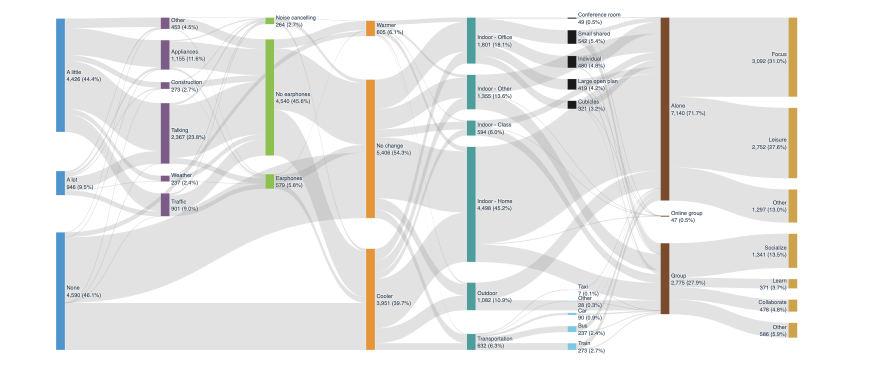
#> input picture figures/data_characterization/cozie-sankey-organized.png, 1750 x 760 px, found by its file name (shown at 1/2 size)
$ python annotate_sankey_headers.py
#> lines starting #> are read from the running program, lines starting #| are printed output that depends on the picture
"""Add column headers and a color key to the hand-organized survey-flow Sankey (Figure 8).

Presentation only: the source image (cozie-sankey-organized.png) is copied unchanged onto a
taller canvas, with a header band naming the survey question in each node column (using the
question wording of the micro-survey figure) and a footer key explaining node colors and band
widths. Node x-positions and colors were measured from the source image and match the stage
colors in the companion notebook's C1 Sankey cell.

Usage (from the repository root):
    python notebooks/annotate_sankey_headers.py
"""
from pathlib import Path

from PIL import Image, ImageDraw, ImageFont

FIG = Path("figures/data_characterization")
SRC = FIG / "cozie-sankey-organized.png"
OUT = FIG / "cozie-sankey-organized-labeled.png"

SCALE = 2          # upsample so added text renders crisply
HEADER_H = 78      # header band height (source px)
FOOTER_H = 34      # footer band height (source px)

# (center x of node column in source px, header lines, swatch colors for the stage(s) in the column)
COLUMNS = [
    (120, ["Noise Distraction", "Nearby?"], ["#4F94CD"]),
    (330, ["Kind of", "Noise?"], ["#7B5C87"]),
    (539, ["Wearing", "Earphones?"], ["#8CC152"]),
    (740, ["Thermal", "Preference"], ["#E5943A"]),
    (942, ["Location"], ["#4E9D9D"]),
    (1143, ["Kind of Office? /", "Kind of Transport?"], ["#1A1A1A", "#7FC6E4"]),
    (1330, ["Alone or", "in a Group?"], ["#7A4B2C"]),
    (1585, ["Activity", "(Alone / Group)"], ["#CDA24C"]),
]
FOOTER = ("Node color identifies the survey question (column header); grey band width is proportional "
          "to the number of responses along each path; conditional questions are answered only by the "
          "responses that reach them.")


def font(size, bold=False):
    candidates = (["/System/Library/Fonts/Supplemental/Arial Bold.ttf"] if bold else []) + [
        "/System/Library/Fonts/Supplemental/Arial.ttf", "DejaVuSans-Bold.ttf" if bold else "DejaVuSans.ttf"]
    for c in candidates:
        try:
            return ImageFont.truetype(c, size * SCALE)
        except OSError:
            continue
    return ImageFont.load_default()


def main():
    src = Image.open(SRC).convert("RGB")
    w, h = src.size
#> w = 1750; h = 760
    big = src.resize((w * SCALE, h * SCALE), Image.LANCZOS)
    canvas = Image.new("RGB", (w * SCALE, (h + HEADER_H + FOOTER_H) * SCALE), "white")
#> canvas: PIL image 3500x1744 RGB; every value is 255
    canvas.paste(big, (0, HEADER_H * SCALE))
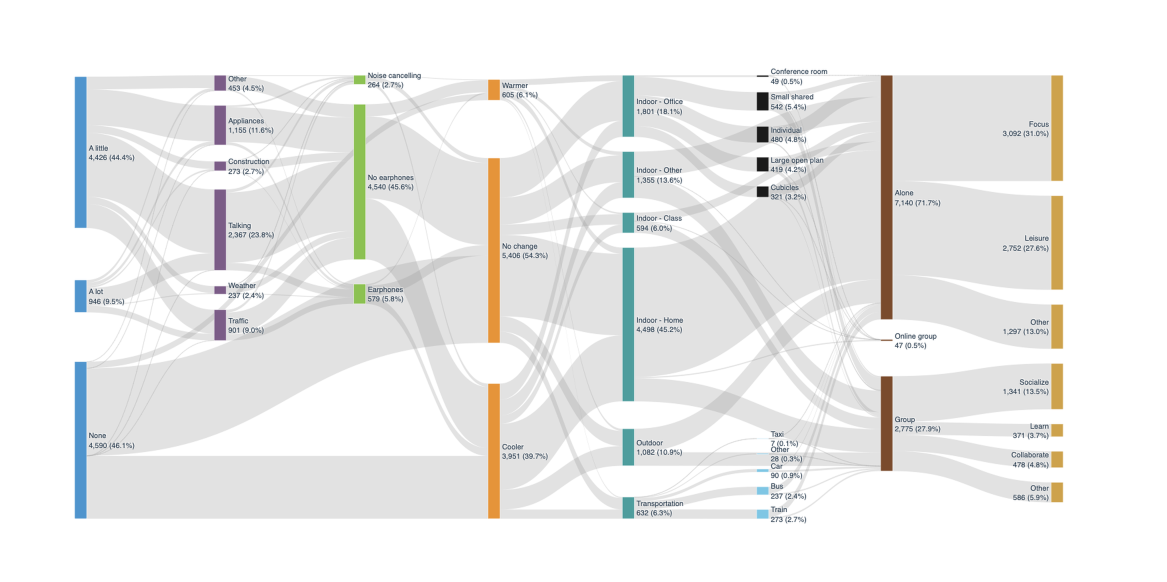
#> canvas: PIL image 3500x1744 RGB (shown at 1/3 size); mean R, G, B 236.2, 236.3, 235.4
    d = ImageDraw.Draw(canvas)

    f_head, f_foot = font(15, bold=True), font(12.5)
    sw, gap, line_h = 13 * SCALE, 2 * SCALE, 19 * SCALE
    for cx, lines, colors in COLUMNS:
        cx *= SCALE
        y0 = (HEADER_H * SCALE - len(lines) * line_h) // 2 + 6 * SCALE
        for i, text in enumerate(lines):
            tw = d.textlength(text, font=f_head)
            d.text((cx - tw / 2, y0 + i * line_h), text, font=f_head, fill="#2c3e50")
        # color swatch(es) above the header text act as the color key
        total = len(colors) * sw + (len(colors) - 1) * gap
        sx = cx - total / 2
        sy = y0 - sw - 5 * SCALE
        for c in colors:
            d.rectangle([sx, sy, sx + sw, sy + sw], fill=c, outline="#888888", width=1)
            sx += sw + gap

    tw = d.textlength(FOOTER, font=f_foot)
#> tw = 2664.4
    d.text(((w * SCALE - tw) / 2, (HEADER_H + h + 9) * SCALE), FOOTER, font=f_foot, fill="#555555")
    canvas.save(OUT, dpi=(300, 300))
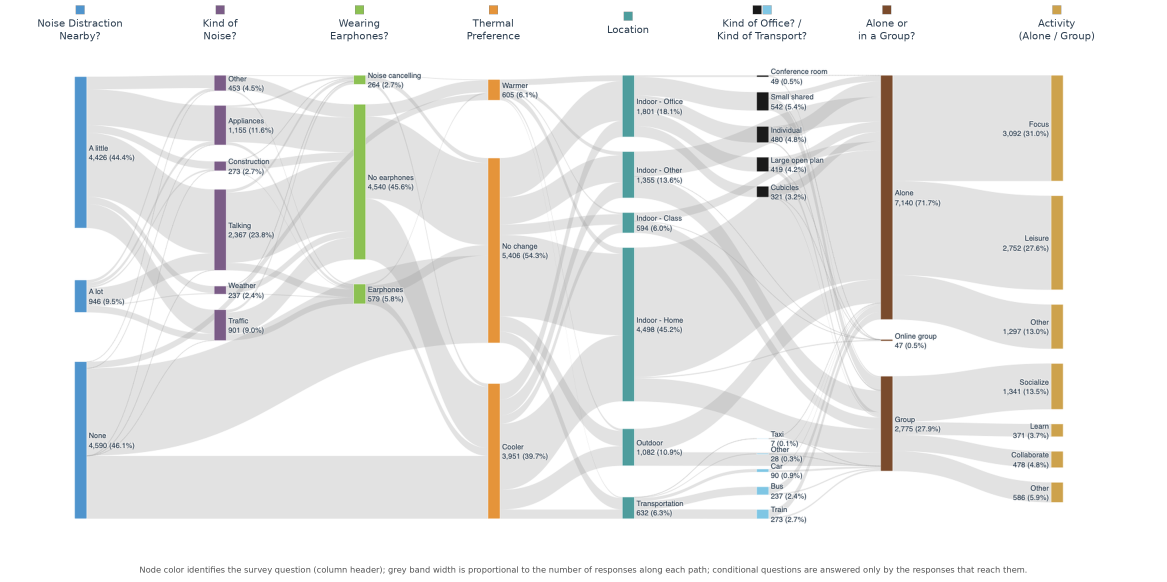
#> saved as cozie-sankey-organized-labeled.png: PIL image 3500x1744 RGB (shown at 1/3 size); mean R, G, B 235.2, 235.3, 234.4
    print(f"Saved {OUT} ({canvas.width} x {canvas.height} px)")
#| Saved figures/data_characterization/cozie-sankey-organized-labeled.png (3500 x 1744 px)


if __name__ == "__main__":
    main()
